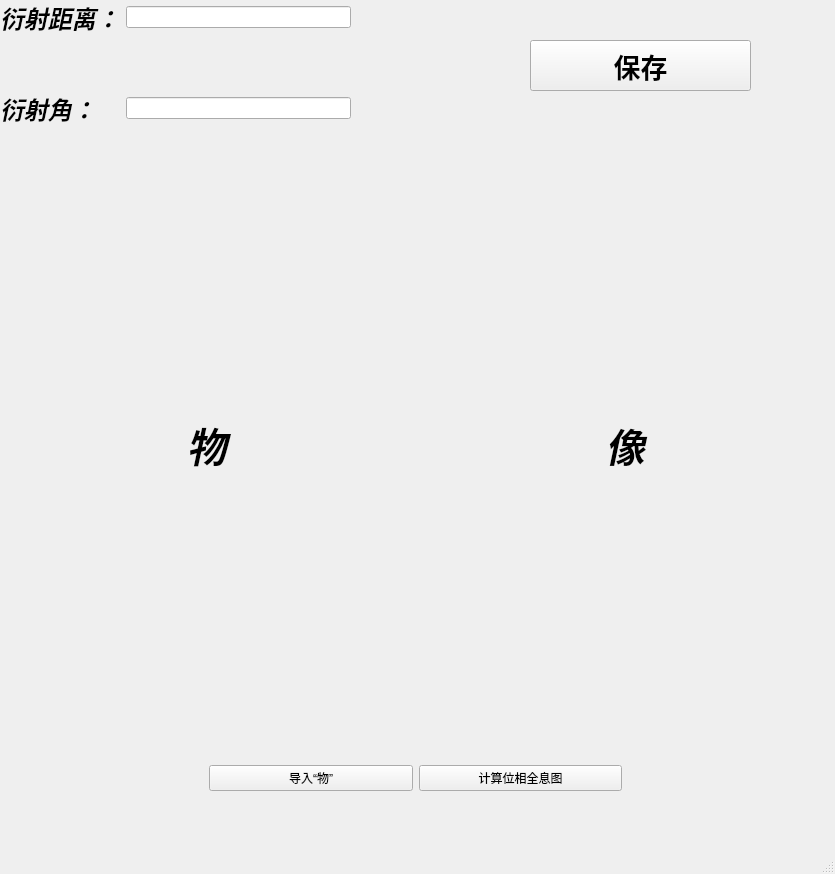
<?xml version="1.0" encoding="UTF-8"?>
<ui version="4.0">
 <class>MainWindow</class>
 <widget class="QMainWindow" name="MainWindow">
  <property name="geometry">
   <rect>
    <x>0</x>
    <y>0</y>
    <width>835</width>
    <height>874</height>
   </rect>
  </property>
  <property name="windowTitle">
   <string>MainWindow</string>
  </property>
  <widget class="QWidget" name="centralwidget">
   <widget class="QPushButton" name="save_btn">
    <property name="geometry">
     <rect>
      <x>530</x>
      <y>40</y>
      <width>221</width>
      <height>51</height>
     </rect>
    </property>
    <property name="font">
     <font>
      <pointsize>20</pointsize>
      <weight>75</weight>
      <bold>true</bold>
     </font>
    </property>
    <property name="text">
     <string>保存</string>
    </property>
   </widget>
   <widget class="QWidget" name="layoutWidget">
    <property name="geometry">
     <rect>
      <x>0</x>
      <y>130</y>
      <width>831</width>
      <height>661</height>
     </rect>
    </property>
    <layout class="QGridLayout" name="gridLayout">
     <item row="0" column="0" colspan="2">
      <widget class="QLabel" name="wu_label">
       <property name="font">
        <font>
         <pointsize>30</pointsize>
         <weight>75</weight>
         <italic>true</italic>
         <bold>true</bold>
        </font>
       </property>
       <property name="text">
        <string>物</string>
       </property>
       <property name="alignment">
        <set>Qt::AlignCenter</set>
       </property>
      </widget>
     </item>
     <item row="0" column="2" colspan="2">
      <widget class="QLabel" name="xiang_label">
       <property name="font">
        <font>
         <pointsize>29</pointsize>
         <weight>75</weight>
         <italic>true</italic>
         <bold>true</bold>
        </font>
       </property>
       <property name="text">
        <string>像</string>
       </property>
       <property name="textFormat">
        <enum>Qt::AutoText</enum>
       </property>
       <property name="scaledContents">
        <bool>true</bool>
       </property>
       <property name="alignment">
        <set>Qt::AlignCenter</set>
       </property>
       <property name="wordWrap">
        <bool>true</bool>
       </property>
      </widget>
     </item>
     <item row="1" column="2">
      <widget class="QPushButton" name="clac_hologram_btn">
       <property name="text">
        <string>计算位相全息图</string>
       </property>
      </widget>
     </item>
     <item row="1" column="1">
      <widget class="QPushButton" name="load_subject_btn">
       <property name="text">
        <string>导入“物”</string>
       </property>
      </widget>
     </item>
    </layout>
   </widget>
   <widget class="QWidget" name="layoutWidget">
    <property name="geometry">
     <rect>
      <x>0</x>
      <y>0</y>
      <width>351</width>
      <height>126</height>
     </rect>
    </property>
    <layout class="QHBoxLayout" name="horizontalLayout">
     <item>
      <layout class="QGridLayout" name="gridLayout_2">
       <item row="3" column="2">
        <widget class="QLineEdit" name="theta_le"/>
       </item>
       <item row="0" column="0">
        <widget class="QLabel" name="label_3">
         <property name="font">
          <font>
           <pointsize>18</pointsize>
           <weight>75</weight>
           <italic>true</italic>
           <bold>true</bold>
          </font>
         </property>
         <property name="text">
          <string>衍射距离：</string>
         </property>
        </widget>
       </item>
       <item row="0" column="2">
        <widget class="QLineEdit" name="distance_le"/>
       </item>
       <item row="2" column="2">
        <spacer name="verticalSpacer">
         <property name="orientation">
          <enum>Qt::Vertical</enum>
         </property>
         <property name="sizeHint" stdset="0">
          <size>
           <width>20</width>
           <height>13</height>
          </size>
         </property>
        </spacer>
       </item>
       <item row="3" column="0">
        <widget class="QLabel" name="label_5">
         <property name="font">
          <font>
           <pointsize>18</pointsize>
           <weight>75</weight>
           <italic>true</italic>
           <bold>true</bold>
          </font>
         </property>
         <property name="text">
          <string>衍射角：</string>
         </property>
        </widget>
       </item>
       <item row="2" column="0">
        <spacer name="verticalSpacer_2">
         <property name="orientation">
          <enum>Qt::Vertical</enum>
         </property>
         <property name="sizeHint" stdset="0">
          <size>
           <width>20</width>
           <height>40</height>
          </size>
         </property>
        </spacer>
       </item>
      </layout>
     </item>
    </layout>
   </widget>
  </widget>
  <widget class="QMenuBar" name="menubar">
   <property name="geometry">
    <rect>
     <x>0</x>
     <y>0</y>
     <width>835</width>
     <height>28</height>
    </rect>
   </property>
  </widget>
  <widget class="QStatusBar" name="statusbar"/>
 </widget>
 <resources/>
 <connections/>
</ui>
